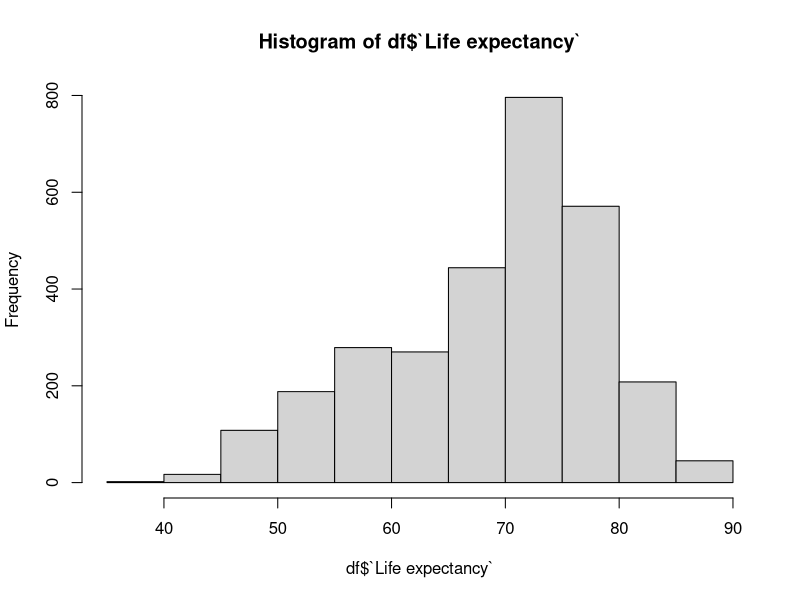
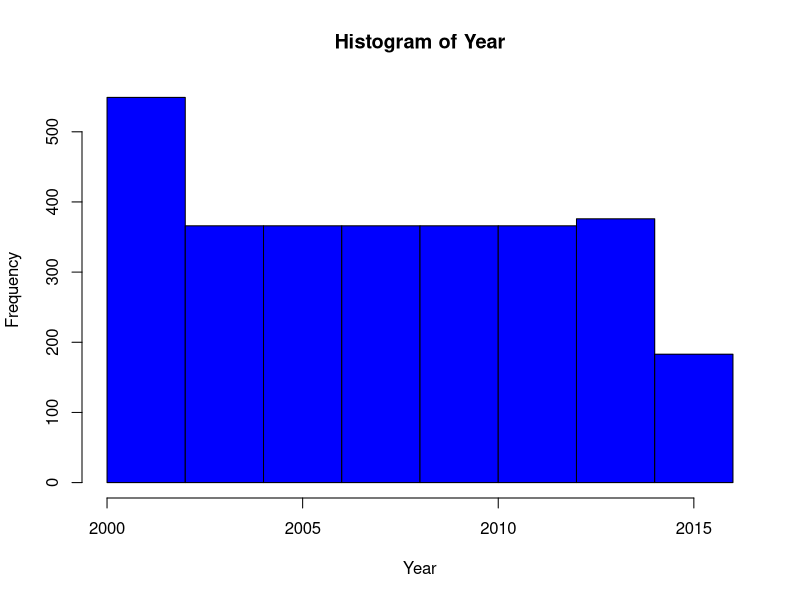
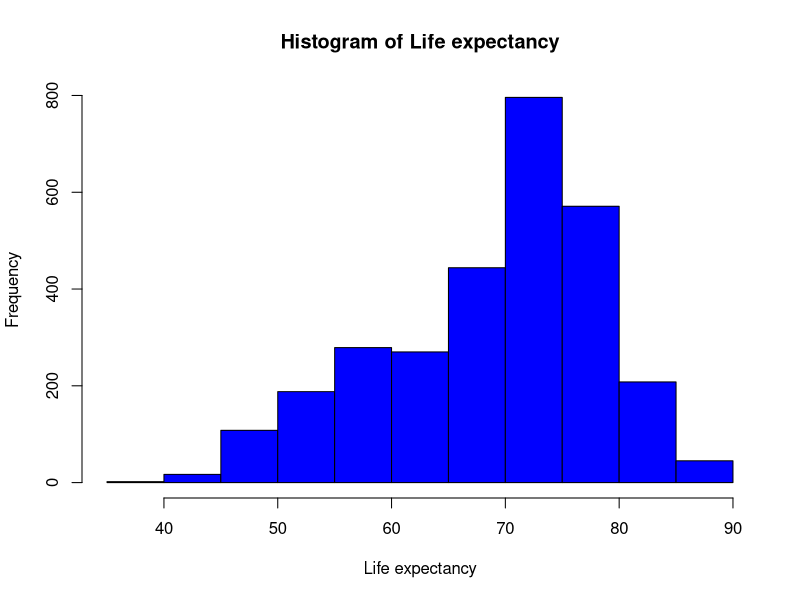
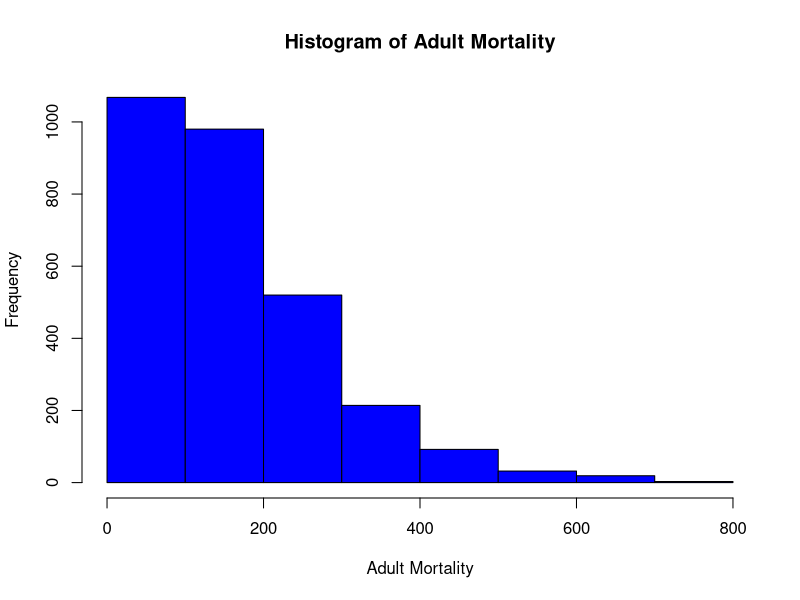
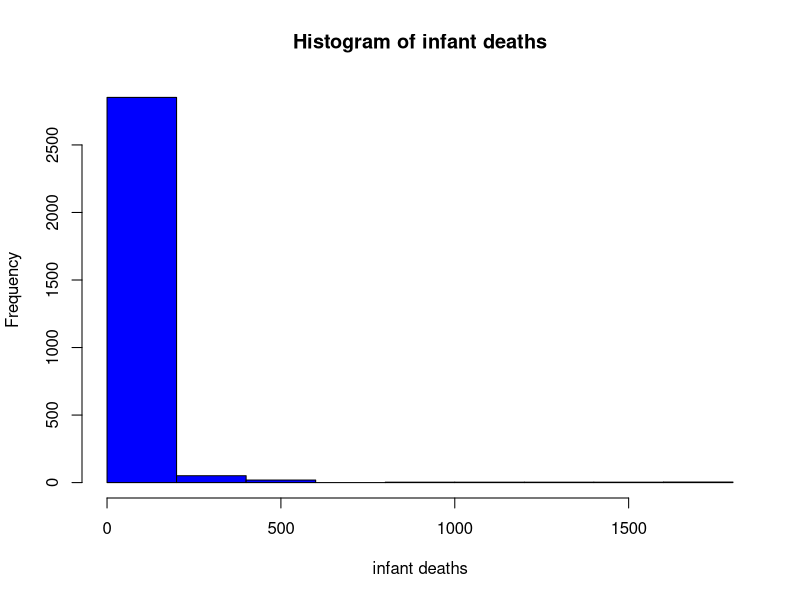
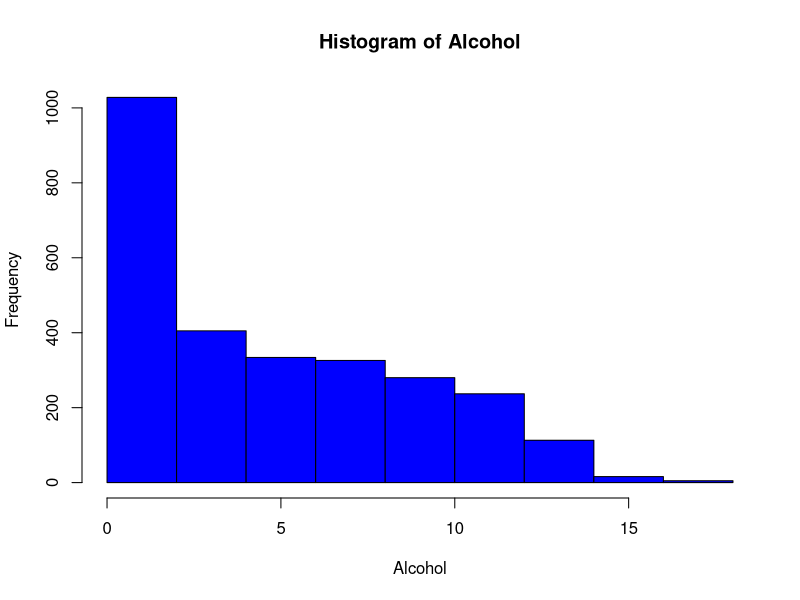
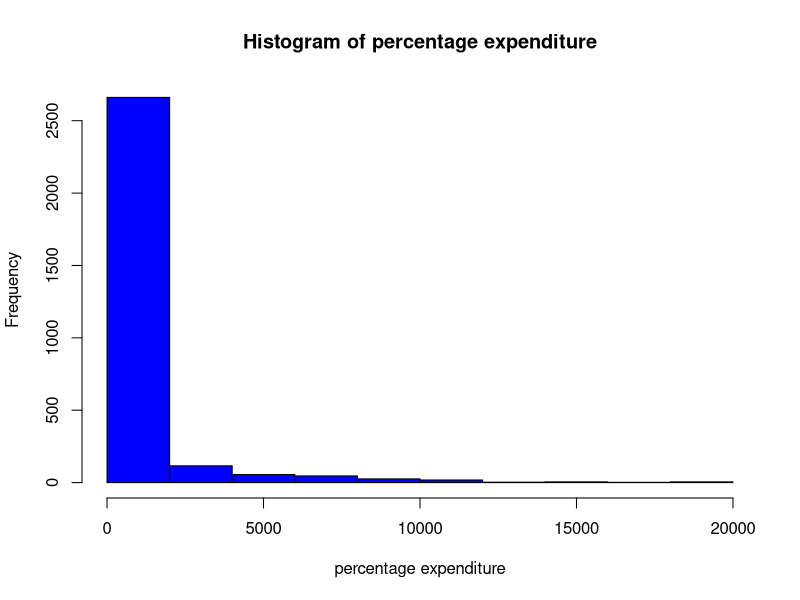
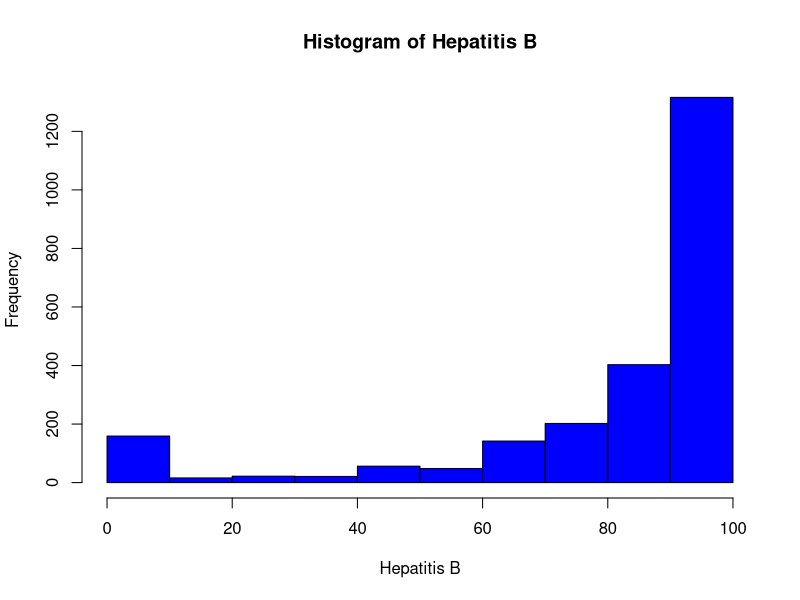

Generate these figures, in order, with R:
library(tidyverse)
library(readxl)
library(mice)
library(forecast)
library(VIM)
library(car)

df <- read_xlsx("./Life_Expectancy_Data.xlsx")
  
head(df ,10)

##### Summary Statistics of the 
summary(df)


#### Columns with missing data 
colSums(is.na(df))

##### 
##round - rounding off to remove decimals , nrow(df)/ Number of rows in the data 
missing_percentage_per_country <- round (colSums(is.na(df)) / nrow(df) * 100)
missing_percentage_per_country 

#####Univariate analysis per columns 

table(df$Country)
#### All countries have 16 entries except Dominca which has 1

##### Life expectancy 
hist(df$`Life expectancy`)
##### data on the graph for this is skewed to the left 


# Identify continuous variables
continuous_vars <- sapply(df, is.numeric)
head(continuous_vars)

##### Histogram analysis for each column that has continous data 
for (var in names(df)) {
  if (is.numeric(df[[var]])) {
    hist(df[[var]], 
         main = paste("Histogram of", var), 
         xlab = var, 
         col = "blue", 
         border = "black",
         breaks = 10)  # You can adjust the number of breaks
  }
}

####### Average Life Expectancy per Country 
avg_life_expectancy <- data.frame(
  Country = unique(df$Country),
  AverageLifeExpectancy = tapply(df$`Life expectancy`, df$Country, mean, na.rm = TRUE)
)

###### Order from least country with 
avg_life_expectancy <- avg_life_expectancy[order(avg_life_expectancy$AverageLifeExpectancy), ]
avg_life_expectancy
### Country with the most life expectancy is Japan while Sierra leone has the least life expentancy 

######## Looking at tht histogram analysis of
ggplot(df, aes(x=`Life expectancy`,fill=factor(Status))) + 
  geom_histogram(binwidth=1, alpha=0.5, position = 'identity') +
  labs(title  = "Distribution of Life Expectancy Per Status of Development",
       fill = "Group")+
  scale_fill_discrete(labels = c("Developed", "Developing"))

##### Box plot Status Grouped by Life Expectancy 
ggplot(df, aes(x=`Life expectancy`, y = factor(Status), fill = factor(Status))) +
  geom_boxplot() +
  labs(title= "Distribution of Life Expectancy Per Status of Development",
       fill = "Group",
       y =" ") +
  scale_fill_discrete(labels = c("Developed", "Developing"))


##### Average Life Expectancy per Year and  Status 
avg_life_expectancy_perStatusandcountry <- aggregate(`Life expectancy` ~ Year + Status, 
                                                     data = df, 
                                                     FUN = mean, 
                                                     na.rm = TRUE)

avg_life_expectancy_perStatusandcountry


ggplot(avg_life_expectancy_perStatusandcountry, aes(x = Year, y = `Life expectancy`, color = Status)) +
  geom_line(size = 1) +  # Line plot
  geom_point(size = 2) +  # Points on the line
  labs(title = "Average Life Expectancy (2000 - 2015)",
       x = "Year",
       y = "Average Life Expectancy",
       color = "Status") +
  theme_minimal() +
  scale_color_manual(values = c("Developed" = "blue", "Developing" = "orange")) # Custom colors

######Run a timeseries data  

developed_ts <- ts(avg_life_expectancy_perStatusandcountry$`Life expectancy`[avg_life_expectancy_perStatusandcountry$Status == "Developed"],
                   start = 2000, frequency = 1)

developing_ts <- ts(avg_life_expectancy_perStatusandcountry$`Life expectancy`[avg_life_expectancy_perStatusandcountry$Status == "Developing"],
                    start = 2000, frequency = 1)


# Fit an ARIMA model for Developed countries
developed_fit <- auto.arima(developed_ts)

# Fit an ARIMA model for Developing countries
developing_fit <- auto.arima(developing_ts)

# Check residuals for Developed countries model
checkresiduals(developed_fit)
### since the p value >0.05 .... p Value = 0.56 it indicates that there is no autocorrelation

# Check residuals for Developing countries model
checkresiduals(developing_fit)
### since the p value >0.05 ...Pvalue  0.84 it indicates that there is no autocorrelation

# Forecast the next 5 years (2016-2020)
developed_forecast <- forecast(developed_fit, h = 5)
developing_forecast <- forecast(developing_fit, h = 5)

developed_forecast

developing_forecast



############ Regression Analysis for the Life expectancy 


#### checking using the mice to check N/A and where they exist 
md.pattern(df)

##### Using library to see a representation of mising data per column
#### the more the missing data more than 5% of the total rows or data 
### we might rethink of removing it 

aggr_plot <- aggr(df, col=c('blue','red'),
                  numbers= TRUE,
                  sortVars = TRUE,
                  labels = names(df),
                  cex.axis=.7,
                  gap = 3, 
                  ylab= c("Histogram of missing data","Pattern")
)


############## Checking on the methods available for mice
methods(mice)


# Replace spaces and special characters in column names
colnames(df) <- gsub(" ", "_", colnames(df))    # Replace spaces with underscores
colnames(df) <- gsub("/", "_", colnames(df))    # Replace slashes with underscores
colnames(df) <- gsub("-", "_", colnames(df))    # Replace hyphens with underscores, if needed
colnames(df) <- gsub("\\.", "_", colnames(df)) 


##### Through background check the most mice used methods are 
####mice.impute.pmm  This looks at the continous varibles and usually if data is not normally distributed 
####mice.impute.rf This leverages on Random forest imputation and used for both categorical and continuos imputations . usually looking at non linear relationshops

imputed_df <- mice(df , m=5 , method = "rf" )
summary(imputed_df)

####### Checking on imputed data from the categories that were missing the mosts like population , GDP , Alchohol

imputed_df$imp$Country %>% view()
imputed_df$imp$Alcohol
imputed_df$imp$GDP

##### We can select any column from the 5 columnns that have been placed out 
new_df <- complete(imputed_df,5) 



#Check Imputations
df %>% 
  filter(is.na(Population)) %>% 
  group_by(Country) %>% 
  count() #%>% 
  #view()

df %>% 
  filter(Country == "Eritrea") %>% 
  select(Country, Population, Year) %>% 
  arrange(Year)

new_df %>% 
  tibble() %>% 
  filter(Country == "Eritrea") %>% 
  select(Country, Population, Year) %>% 
  arrange(Year)





#### Check a quick dimension rows vs columns 
dim(new_df)
##### Check for missing data in the new_df

colSums(is.na(new_df))




######
selected_df <- new_df %>% 
  select(c("Hepatitis_B", "GDP", "Total_expenditure", "Alcohol",
           "Income_composition_of_resources", "Schooling", "BMI",
           "thinness__1_19_years", "thinness_5_9_years", "Polio", "Diphtheria",
           "Life_expectancy", "Adult_Mortality", "infant_deaths", 
           "percentage_expenditure", "Measles", "under_five_deaths", 
           "HIV_AIDS"))

correlation_matrix <- cor(selected_df)
correlation_matrix


####### with no life expectancy since its the dependentant variable 
### this selection is to check multicolinelity 
selected_df2 <- new_df %>% 
  select(c("Hepatitis_B", "GDP", "Total_expenditure", "Alcohol",
           "Income_composition_of_resources", "Schooling", "BMI",
           "thinness__1_19_years", "thinness_5_9_years", "Polio", "Diphtheria",
           "Adult_Mortality", "infant_deaths", 
           "percentage_expenditure", "Measles", "under_five_deaths", 
           "HIV_AIDS"))



###### 
###Let me check for Multicollinearity: 

vif(lm(Life_expectancy ~ ., data = selected_df))


###### Visualizing the data dependent variables vs the independent variables 

####Life expectancy vs Income composition of resources 

ggplot ( new_df , aes( x= Income_composition_of_resources , y = Life_expectancy , colour = 'red'  )) + 
  geom_point() +
  geom_smooth(method = lm , se = FALSE)

boxplot(new_df$Income_composition_of_resources)
#### no outliers seen in the data and it has a linear relationship 

##### check for skewness in data 
#describe(new_df)

#### do a histogram for skewneed data , population , 

model <- lm(Life_expectancy ~ Country + Hepatitis_B +GDP +Total_expenditure +Alcohol +Income_composition_of_resources +Schooling +BMI +thinness__1_19_years+Polio +Diphtheria +Adult_Mortality  +Measles +under_five_deaths +HIV_AIDS,
            data = new_df)
summary(model)
